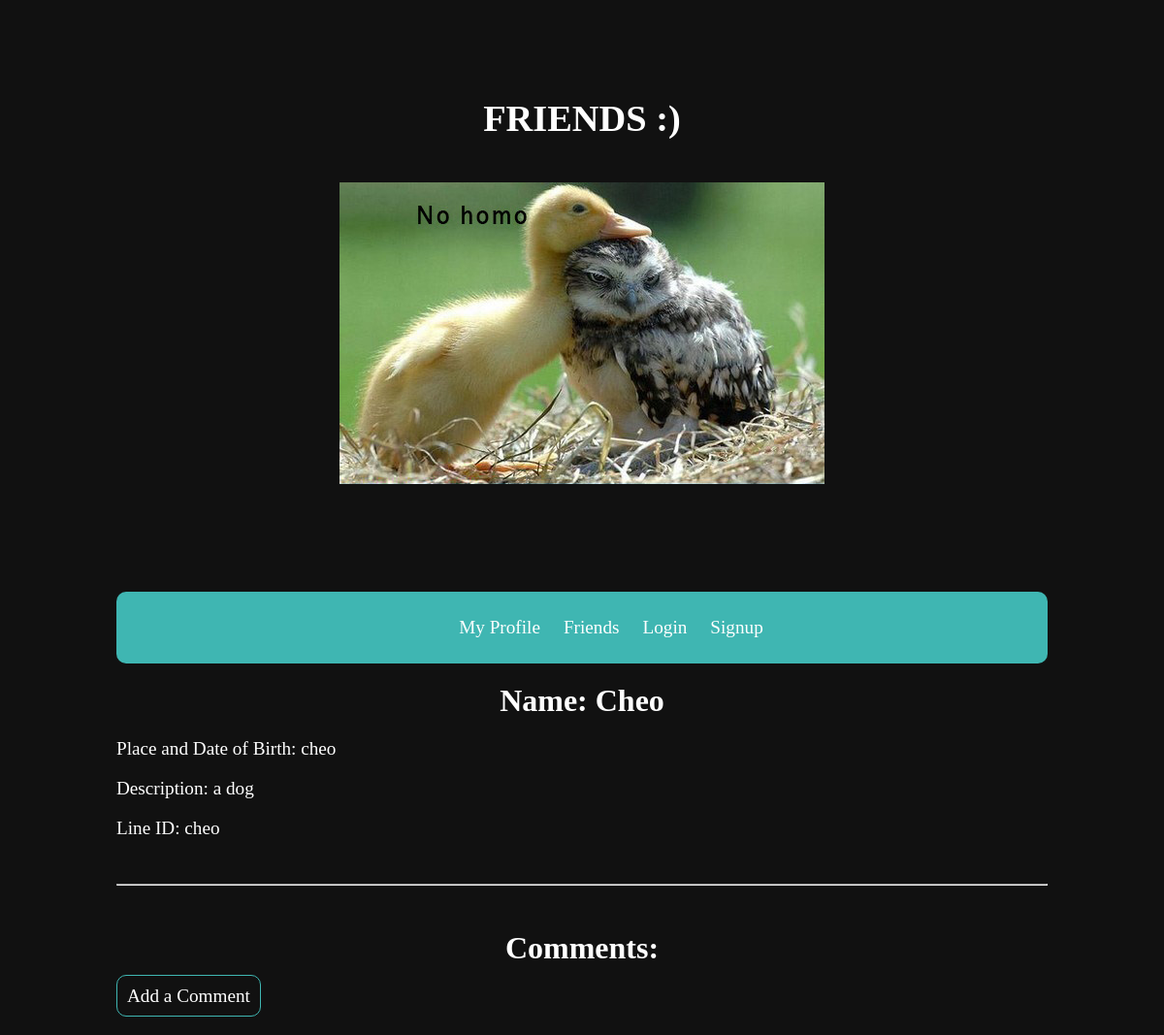
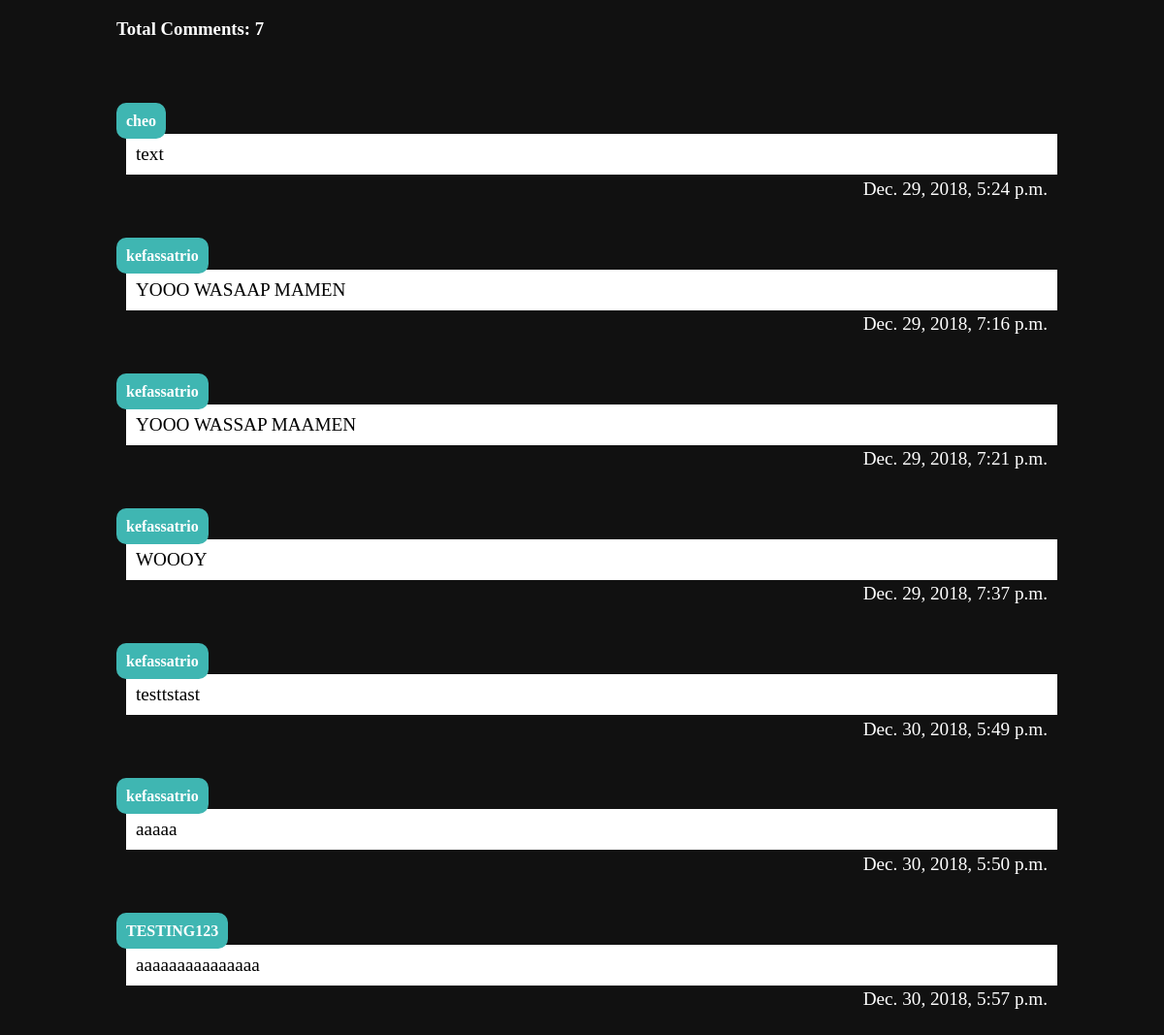
The app's page /friends/cheo/ with its own data (2 pictures, top to bottom).
### friends/models.py (models this page shows, shortened)
class Friends(models.Model):
    name = models.CharField(max_length=100)
    slug = models.SlugField()
    tempat_tanggal_lahir = models.CharField(default='', max_length=500)
    description = models.TextField(default='')
    line = models.CharField(default='', max_length=100)
    class Meta:
        verbose_name_plural = "friends"

class Comment(models.Model):
    friend = models.ForeignKey(Friends, default='', on_delete=models.CASCADE, related_name='comments', blank=True, null=True)
    username = models.ForeignKey(User, default=None, on_delete=models.CASCADE, blank=True, null=True)
    text = models.TextField(default=None)
    created = models.DateTimeField(auto_now_add=True)

### friends/views.py (the view)
# urls.py: path('friends/', include(('friends.urls', 'friends_details'), namespace='friends_details')),    #YEEEEEEEEEEEEEEEE NGEBUG BERJAM-JAM AKHIRNYA BISA HAAAAAAAAAAAAAAAAAAAAAAAA T-T (2)
def friends_details(request, slug):
    details = Friends.objects.get(slug=slug)
    comments = Comment.objects.filter(friend=details).order_by('created')
    number_comments = str(Comment.objects.filter(friend=details).count())
    return render(request, 'friends/friends_details.html', {'details': details,'comments':comments, 'number_comments': number_comments})

### friends/templates/friends/friends_details.html
{% extends 'base_layout.html' %}
{% block content %}
<div class="friends-details">
    <div class="details">
        <h2>Name: {{ details.name }}</h2>
        <p>Place and Date of Birth: {{ details.tempat_tanggal_lahir }}</p>
        <p>Description: {{ details.description }}</p>
        <p>Line ID: {{ details.line }}</p>
        <br>
        <hr>
        <br>
        <h2 class="commenttitle">Comments:</h2>
        <a class="button" href="{% url 'friends:comment' slug=details.slug %}">Add a Comment</a>
        <br>
        <h3 class="count">Total Comments: {{ number_comments }} </h3>
        {% for comment in comments %}
            <div class="comment">
                <strong class="username">{{ comment.username }}</strong>
                <p class="commenttext">{{ comment.text }}</p>
                <p class="time">{{ comment.created }}</p>
            </div>
        {% empty %}
            <p>No comments here yet :(</p>
        {% endfor %}
    </div>
</div>
{% endblock %}

### assets/styles.css (style rules this page uses)
body { background-color: #111111; }
a { color: white; text-decoration: none; font-size: 1.2em; }
.button { padding: 10px; border: 1px solid #3fb6b2; border-radius: 10px; }
.comment { padding-top:30px; margin-top:30px; }
.username { position: relative; top:15px; z-index:1000; padding: 10px; border-radius: 10px; background-color: #3fb6b2; }
.commenttext { word-wrap: break-word; position: relative; left:10px; padding: 10px; color: black; background-color: white; }
.time { float: right; position:relative; top: -35px; color: }
.details h3 { padding-top:30px; }
.friends-details .details h2 { text-align: center; margin: 20px auto; font-size:2em; }
.friends-details .details p { text-align:left; font-size: 1.2em; }
.details { word-wrap: break-word; }

### records on screen
Friends: name "Cheo", tempat_tanggal_lahir "cheo", description "a dog", line "cheo"
Comment: username "cheo", text "text", created "Dec. 29, 2018, 5:24 p.m."
Comment: username "kefassatrio", text "YOOO WASAAP MAMEN", created "Dec. 29, 2018, 7:16 p.m."
Comment: username "kefassatrio", text "YOOO WASSAP MAAMEN", created "Dec. 29, 2018, 7:21 p.m."
Comment: username "kefassatrio", text "WOOOY", created "Dec. 29, 2018, 7:37 p.m."
Comment: username "kefassatrio", text "testtstast", created "Dec. 30, 2018, 5:49 p.m."
Comment: username "kefassatrio", text "aaaaa", created "Dec. 30, 2018, 5:50 p.m."
Comment: username "TESTING123", text "aaaaaaaaaaaaaaa", created "Dec. 30, 2018, 5:57 p.m."

### other values on screen
{{ number_comments }} "7"
